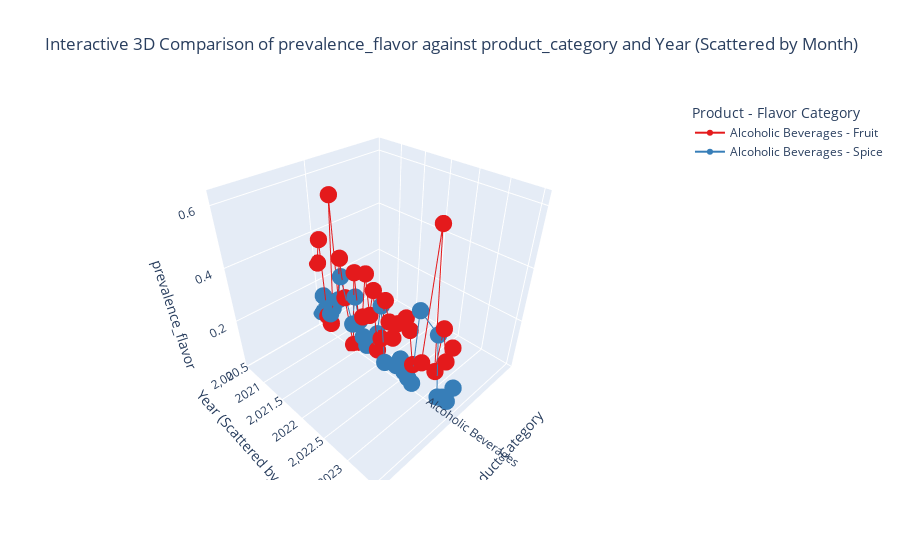

The notebook cell saved with this chart:
### Markdown cell above
## Demo

### Code cell
user_query = "Show me flavors in Australia in Jan 2023"
final_query = agent1_process(user_query)
map_query_to_function(final_query, df)

### Figure 1 — Plotly figure (JSON) as saved in the notebook; plotly's stock layout.template omitted (floating-point values rounded to 4 significant figures)
{"data": [{"line": {"color": "rgb(228,26,28)", "width": 2}, "marker": {"color": "rgb(228,26,28)", "size": 6}, "mode": "markers+lines", "name": "Alcoholic Beverages - Fruit", "type": "scatter3d", "x": ["Alcoholic Beverages", "Alcoholic Beverages", "Alcoholic Beverages", "Alcoholic Beverages", "Alcoholic Beverages", "Alcoholic Beverages", "Alcoholic Beverages", "Alcoholic Beverages", "Alcoholic Beverages", "Alcoholic Beverages", "Alcoholic Beverages", "Alcoholic Beverages", "Alcoholic Beverages", "Alcoholic Beverages", "Alcoholic Beverages", "Alcoholic Beverages", "Alcoholic Beverages", "Alcoholic Beverages", "Alcoholic Beverages", "Alcoholic Beverages", "Alcoholic Beverages", "Alcoholic Beverages", "Alcoholic Beverages", "Alcoholic Beverages", "Alcoholic Beverages", "Alcoholic Beverages", "Alcoholic Beverages", "Alcoholic Beverages", "Alcoholic Beverages", "Alcoholic Beverages", "Alcoholic Beverages", "Alcoholic Beverages"], "y": [2021.0, 2021.0, 2021.0, 2021.0, 2021.0, 2021.0, 2021.0, 2021.0, 2021.0, 2021.0, 2022.0, 2022.0, 2022.0, 2022.0, 2022.0, 2022.0, 2022.0, 2022.0, 2022.0, 2022.0, 2022.0, 2022.0, 2022.0, 2023.0, 2023.0, 2023.0, 2023.0, 2023.0, 2023.0, 2023.0, 2023.0, 2023.0], "z": [0.2857, 0.3846, 0.07143, 0.04545, 0.125, 0.5652, 0.1818, 0.3571, 0.2083, 0.01887, 0.3333, 0.1463, 0.1739, 0.3529, 0.2, 0.3077, 0.07143, 0.1333, 0.2963, 0.2222, 0.1667, 0.2353, 0.25, 0.2778, 0.24, 0.1111, 0.1429, 0.625, 0.1429, 0.3182, 0.2059, 0.2703]}, {"line": {"color": "rgb(55,126,184)", "width": 2}, "marker": {"color": "rgb(55,126,184)", "size": 6}, "mode": "markers+lines", "name": "Alcoholic Beverages - Spice", "type": "scatter3d", "x": ["Alcoholic Beverages", "Alcoholic Beverages", "Alcoholic Beverages", "Alcoholic Beverages", "Alcoholic Beverages", "Alcoholic Beverages", "Alcoholic Beverages", "Alcoholic Beverages", "Alcoholic Beverages", "Alcoholic Beverages", "Alcoholic Beverages", "Alcoholic Beverages", "Alcoholic Beverages", "Alcoholic Beverages", "Alcoholic Beverages", "Alcoholic Beverages", "Alcoholic Beverages", "Alcoholic Beverages", "Alcoholic Beverages", "Alcoholic Beverages", "Alcoholic Beverages", "Alcoholic Beverages", "Alcoholic Beverages", "Alcoholic Beverages", "Alcoholic Beverages", "Alcoholic Beverages"], "y": [2021.0, 2021.0, 2021.0, 2021.0, 2021.0, 2021.0, 2021.0, 2022.0, 2022.0, 2022.0, 2022.0, 2022.0, 2022.0, 2022.0, 2022.0, 2022.0, 2022.0, 2023.0, 2023.0, 2023.0, 2023.0, 2023.0, 2023.0, 2023.0, 2023.0, 2024.0], "z": [0.07143, 0.1538, 0.09091, 0.125, 0.1818, 0.2857, 0.1132, 0.2381, 0.1463, 0.08696, 0.05882, 0.07692, 0.1429, 0.2667, 0.03704, 0.05882, 0.1, 0.05556, 0.04, 0.02778, 0.3333, 0.2857, 0.04545, 0.05882, 0.05405, 0.125]}], "layout": {"legend": {"title": {"text": "Product - Flavor Category"}}, "scene": {"xaxis": {"title": {"text": "Product Category"}}, "yaxis": {"title": {"text": "Year (Scattered by Month)"}}, "zaxis": {"title": {"text": "prevalence_flavor"}}}, "title": {"text": "Interactive 3D Comparison of prevalence_flavor against product_category and Year (Scattered by Month)"}}}
